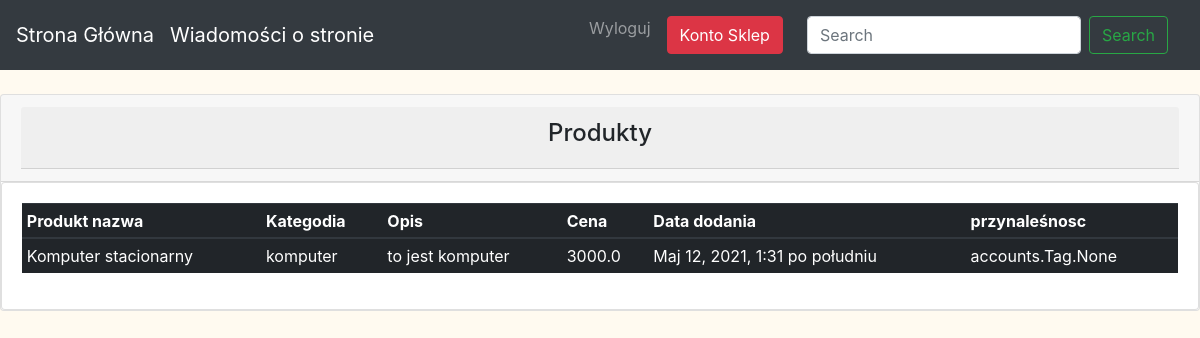
Screenshot of /products/ (signed in) with the database file from the repository.
### accounts/models.py (models this page shows, shortened)
class Produkty(models.Model):
    CATEGORY = (
        ('Drzwi', 'Drzwi'),
        ('Out Door', 'Out Door'),
    )
    name = models.CharField(max_length=200, null=True)
    kategoria = models.CharField(max_length=200, null=True)
    content = models.TextField(blank=True, help_text='Opis produktu')
    cena = models.FloatField(null=True)
    data = models.DateTimeField(auto_now_add=True, null=True)
    tags = models.ManyToManyField(Tag)

### accounts/views.py (the view)
# urls.py: path('products/', views.products, name='products'),
def products(request):
    products = Produkty.objects.all()
    return render(request, 'accounts/products.html', {'products': products})

### accounts/templates/accounts/products.html (shortened to what this page needs)
{%  extends 'accounts/main.html' %}
{% block content %}
		<br>
	<div class="card">
  <div class="card-header">
  <div class="card-header">
      <h4 align="center">Produkty</h4>
  </div>
				</div>
				<div class="card card-body">
					<table class="table table-sm table-dark">
  <thead>
    <tr>
      <th scope="col">Produkt nazwa </th>
      <th scope="col">Kategodia</th>
      <th scope="col">Opis</th>
        <th scope="col">Cena</th>
      <th scope="col">Data dodania</th>
      <th scope="col">przynaleśnosc</th>
        </thead>
        {% for i in products %}
            <tr>
            <td>{{ i.name }}</td>
            <td>{{ i.kategoria }}</td>
            <td>{{ i.content }}</td>
            <td>{{ i.cena }}</td>
            <td>{{ i.data }}</td>
            <td>{{ i.tags }}</td>
            </tr>
        {% endfor %}
					</table>
				</div>
			</div>
{% endblock content %}

### accounts/templates/accounts/navbar.html (shortened to what this page needs)
<nav class="navbar navbar-expand-lg navbar-dark bg-dark">
  <a class="navbar-brand" href="#">Strona Główna </a>
  <a class="navbar-brand" href="#">Wiadomości o stronie </a>
  <div class="collapse navbar-collapse" id="navbarText">
    <ul class="navbar-nav mr-auto">
      <li class="nav-item active">
        <a class="nav-link" href="#"><span class="sr-only">(current)</span></a>
      </li>
      <li class="nav-item">
        <a class="nav-link" href="#"></a>
      </li>
      <li class="nav-item">
        <a class="nav-link" href="#"></a>
      </li>
    </ul>
   <div class="navbar-nav">
                {% if user.is_authenticated %}
                <a class="nav-item nav-link" href="{% url 'logout' %}">Wyloguj</a>
                <a class="nav-item nav-link" href="{% url 'profile' %}"> <button type="button" class="btn btn-danger">Konto {{ user.username }}</button>
                </a>
                {% else %}
              <a class="nav-item nav-link" href="{% url 'login' %}">Logowanie</a>
              <a class="nav-item nav-link" href="{% url 'register' %}">Rejestracja</a>
                {% endif %}
            </div>
  <nav class="navbar navbar-dark bg-dark">
  <form class="form-inline">
    <input class="form-control mr-sm-2" type="search" placeholder="Search" aria-label="Search">
    <button class="btn btn-outline-success my-2 my-sm-0" type="submit">Search</button>
  </form>
</nav>
  </div>
</nav>

### accounts/templates/accounts/main.html (style rules this page uses)
body { background-color: #FFFAF0; }

### rows the page displays
Produkty: name "Komputer stacionarny", kategoria "komputer", content "to jest komputer", cena "3000.0", data "Maj 12, 2021, 1:31 po południu", tags "accounts.Tag.None"

### other values shown
{{ user.username }} "Sklep"
